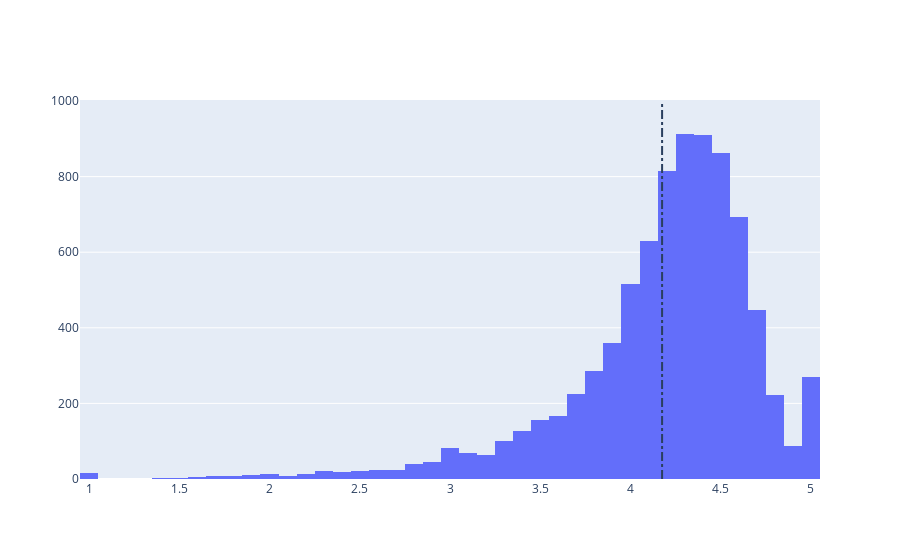

Notebook code for this chart:
### Code cell
import plotly.graph_objects as go

# Average rating of apps
avg_app_rating = apps['Rating'].mean()
print('Average app rating = ', avg_app_rating)

# Distribution of apps according to their ratings
data = [go.Histogram(
        x = apps['Rating']
)]

# Vertical dashed line to indicate the average app rating
layout = {'shapes': [{
              'type' :'line',
              'x0': avg_app_rating,
              'y0': 0,
              'x1': avg_app_rating,
              'y1': 1000,
              'line': { 'dash': 'dashdot'}
          }]
          }

fig = go.Figure(data=data, layout = layout)
fig.show()

### Figure 1 — Plotly figure (JSON) as saved in the notebook; plotly's stock layout.template omitted (floating-point values rounded to 4 significant figures; data arrays with more than 128 entries replaced by an {"elided": "..."} marker saying what was removed)
{"data": [{"type": "histogram", "x": {"elided": "9744 float values"}}], "layout": {"shapes": [{"line": {"dash": "dashdot"}, "type": "line", "x0": 4.175, "x1": 4.175, "y0": 0, "y1": 1000}]}}
